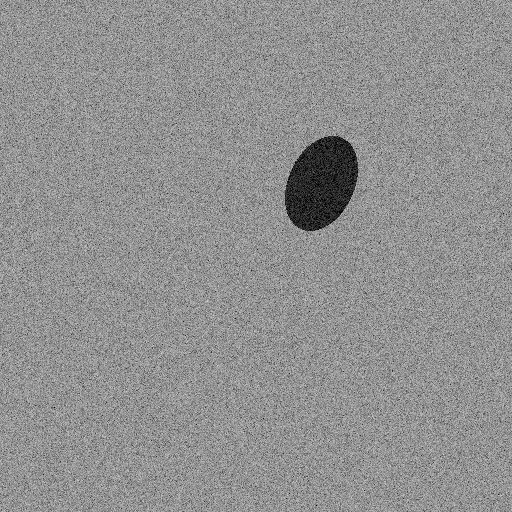
#> input picture data/yolo_sar/train/images/sar_zenodo_0002.png, 512 x 512 px; its folder holds only this picture in this run
$ python prepare_yolo_data.py
#> lines starting #> are read from the running program, lines starting #| are printed output that depends on the picture; after the words box and inside, x2 and y2 are one past the last pixel; in counts of white or black regions, pixels touching at a corner belong together
"""
Project DRISHTI - Zenodo to YOLOv11 Dataset Converter
Converts Zenodo SAR segmentation masks into standard YOLO format labels (class_id x_center y_center width height).
"""

import os
import glob
import cv2
import numpy as np

def convert_masks_to_yolo(data_dir: str = "data/processed_tiles", yolo_dir: str = "data/yolo_sar"):
#> called with data_dir = 'data/processed_tiles', yolo_dir = 'data/yolo_sar'
    for split in ["train", "val"]:
        img_src = os.path.join(data_dir, split, "images")
        mask_src = os.path.join(data_dir, split, "masks")

        img_dst = os.path.join(yolo_dir, split, "images")
        lbl_dst = os.path.join(yolo_dir, split, "labels")

        os.makedirs(img_dst, exist_ok=True)
        os.makedirs(lbl_dst, exist_ok=True)

        for img_path in glob.glob(os.path.join(img_src, "*.png")):
            base_name = os.path.basename(img_path)
            mask_path = os.path.join(mask_src, base_name)

            # Copy image
            img = cv2.imread(img_path)
#> img is the input picture: shape (512, 512, 3); min 0, max 216, mean 144.5
            h, w = img.shape[:2]
#> h = 512; w = 512
            cv2.imwrite(os.path.join(img_dst, base_name), img)

            # Generate YOLO label file
            label_file = os.path.join(lbl_dst, os.path.splitext(base_name)[0] + ".txt")
            if os.path.exists(mask_path):
                mask = cv2.imread(mask_path, cv2.IMREAD_GRAYSCALE)
#> mask: shape (512, 512); min 0, max 216, mean 144.5
                lines = []
                for class_id in [1, 2]: # 1: OilSpill (YOLO class 0), 2: Lookalike (YOLO class 1)
                    bin_mask = (mask == class_id).astype(np.uint8)
                    contours, _ = cv2.findContours(bin_mask, cv2.RETR_EXTERNAL, cv2.CHAIN_APPROX_SIMPLE)
                    for cnt in contours:
                        if cv2.contourArea(cnt) < 50:
                            continue
                        x, y, bw, bh = cv2.boundingRect(cnt)
                        # Normalize to [0, 1]
                        xc = (x + bw / 2.0) / w
                        yc = (y + bh / 2.0) / h
                        nw = bw / w
                        nh = bh / h
                        yolo_cls = 0 if class_id == 1 else 1
                        lines.append(f"{yolo_cls} {xc:.6f} {yc:.6f} {nw:.6f} {nh:.6f}")
#> this loop made 2 passes
#> contours on passes 1 to 2: 28 contours, all with area under 20, 16 contours, all with area under 20
#> pass 1, in convert_masks_to_yolo, `bin_mask = (mask == class_id).astype(np.uint8)`:
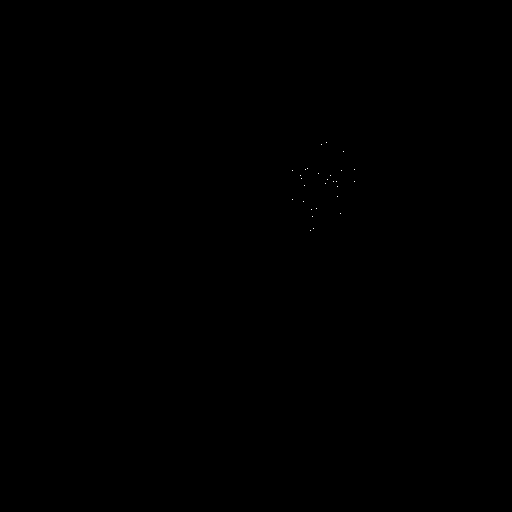
#> bin_mask: shape (512, 512); values 0 (black) and 1 (white), 0.01% white in thin lines or dots, all inside (x1, y1, x2, y2) = (292, 142, 355, 231)
#> after the loop, lines = []

                with open(label_file, "w", encoding="utf-8") as f:
                    f.write("\n".join(lines) + "\n")
            else:
                open(label_file, "w").close()

    # Create dataset.yaml
    yaml_content = f"""path: {os.path.abspath(yolo_dir)}
train: train/images
val: val/images
names:
  0: OilSpill
  1: Lookalike
"""
    with open(os.path.join(yolo_dir, "dataset.yaml"), "w", encoding="utf-8") as f:
        f.write(yaml_content)

    print(f"YOLO format SAR dataset generated at: {yolo_dir}")

if __name__ == "__main__":
    convert_masks_to_yolo()
